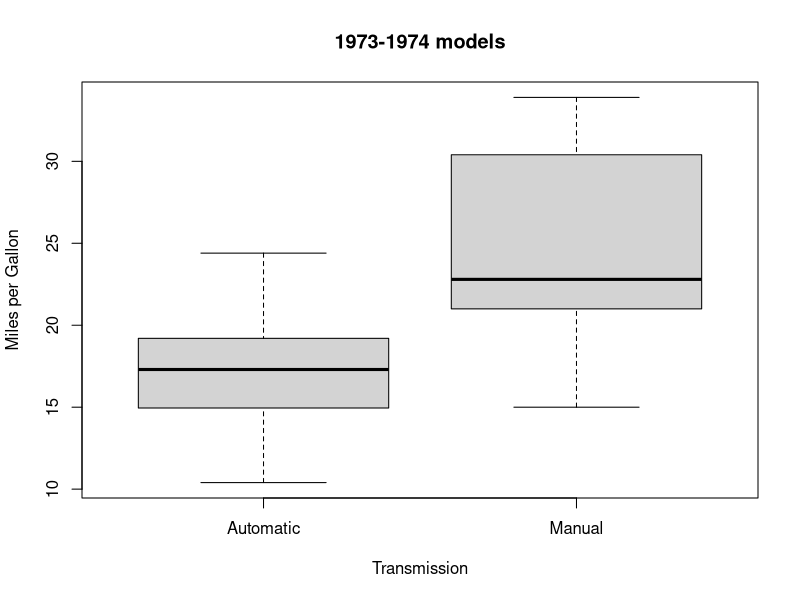
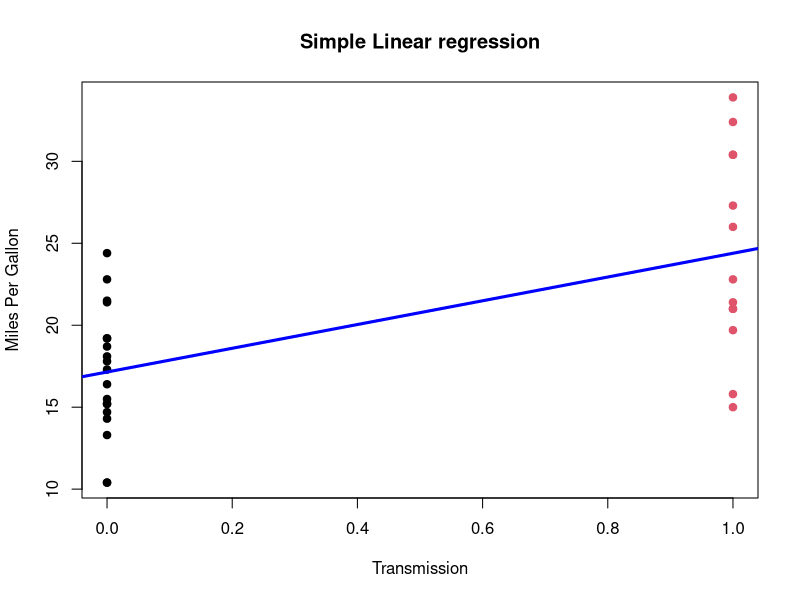
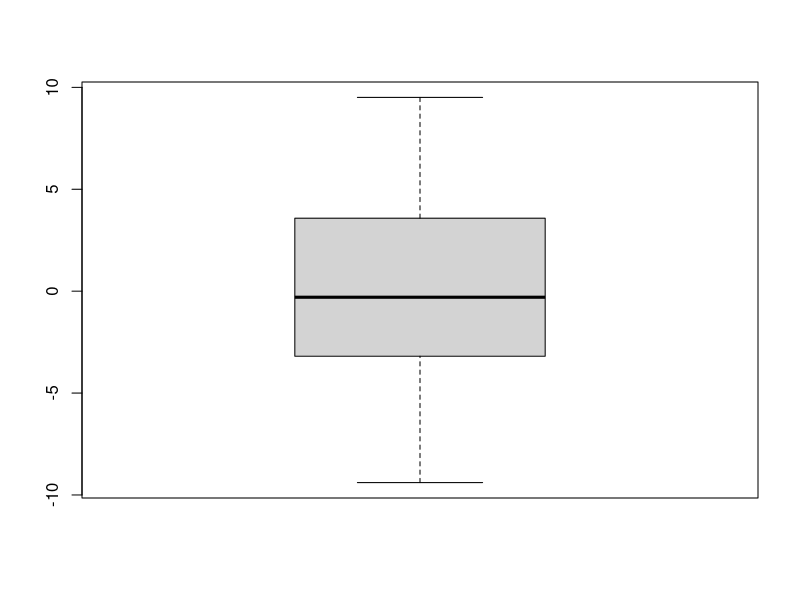
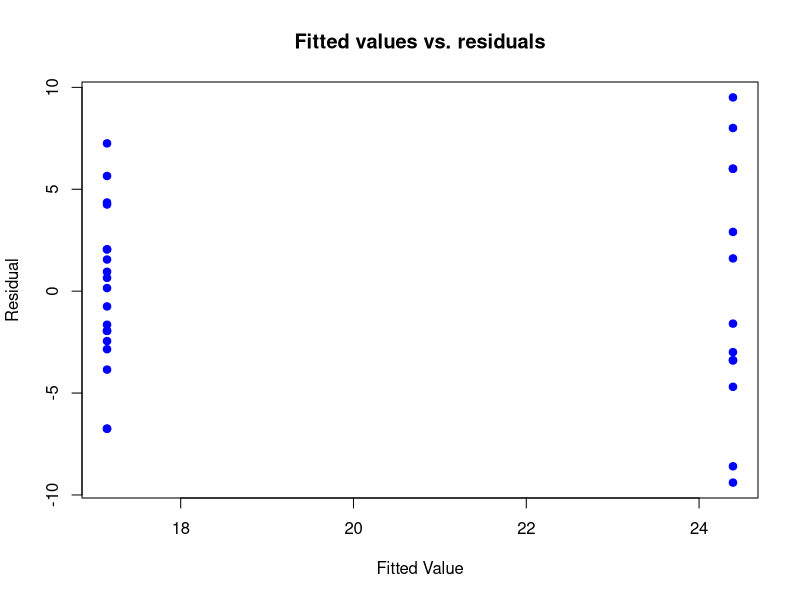
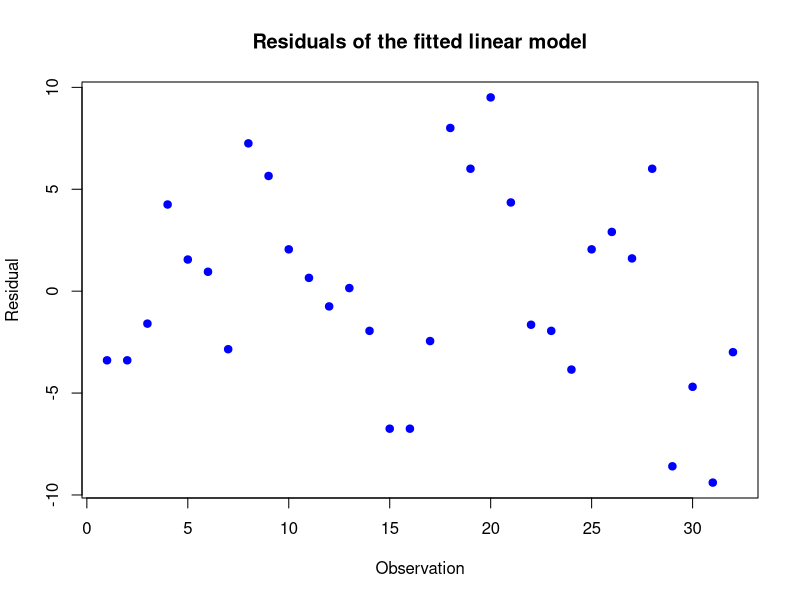

The R script that drew these images, in order:
## ---- chunk 1
boxplot(mpg ~ am, data = mtcars, main = "1973-1974 models", xlab = "Transmission", names = c("Automatic", "Manual"), ylab = "Miles per Gallon")
with(mtcars, tapply(mpg, am, summary))
## Statistical Inference: difference in mean
mpg_auto <- mtcars$mpg[mtcars$am==0]
mpg_manual <- mtcars$mpg[mtcars$am==1]

## Test if the mean level of the mpg is greater for auto than for manual automobiles, so the alternative is "less".
t.test(mpg_auto, mpg_manual, paired = FALSE, alternative = "less")

## Check for normality assumption
library(nortest)
ad.test(mpg_auto)
ad.test(mpg_manual)
## ---- chunk 2
model1 <- lm(mpg ~ am, data = mtcars)
summary(model1)
plot(mtcars$am,mtcars$mpg, pch = 19,col = factor(mtcars$am), main = "Simple Linear regression", ylab = "Miles Per Gallon", xlab = "Transmission")
abline(lm(mpg ~ am, data = mtcars), col = "blue", lwd = 3)
## ---- chunk 3
## Graphs
boxplot(model1$residuals)
plot(model1$fitted.values, model1$residuals, main = "Fitted values vs. residuals", xlab = "Fitted Value", ylab = "Residual", col = "blue", pch = 19)
plot(model1$residuals, main = "Residuals of the fitted linear model", xlab = "Observation", ylab = "Residual", col = "blue", pch = 19)

## Hypotesis Testing:

# Normality
ad.test(model1$residuals)

# Heteroskedaticity
library("lmtest")
bptest(model1)
# Uncorrelation
dwtest(model1)
## ---- chunk 4
model_all <- lm(mpg ~ ., data = mtcars)
summary(model_all)
library(car)
vif(model_all)
model2 <- lm(mpg ~. - disp, data = mtcars)
vif(model2)
model3 <- lm(mpg ~. - disp - cyl, data = mtcars)
vif(model3)

summary(model3)
